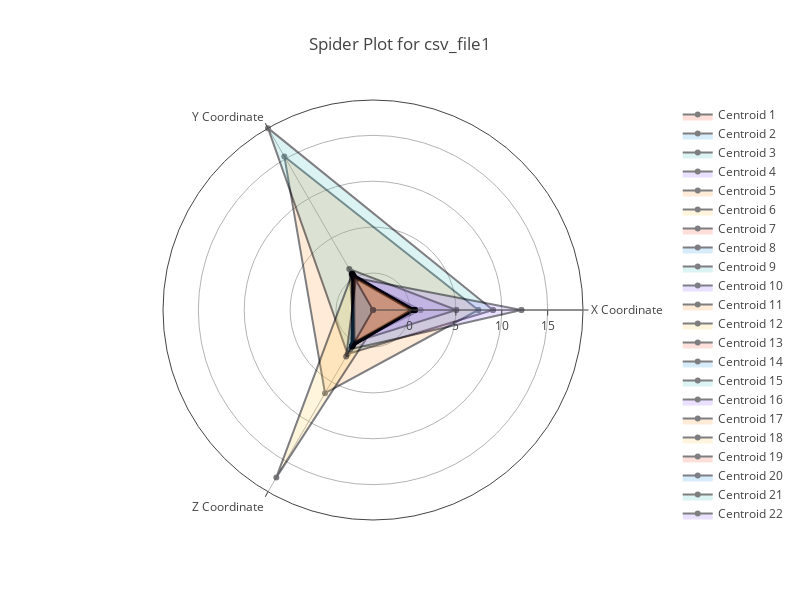
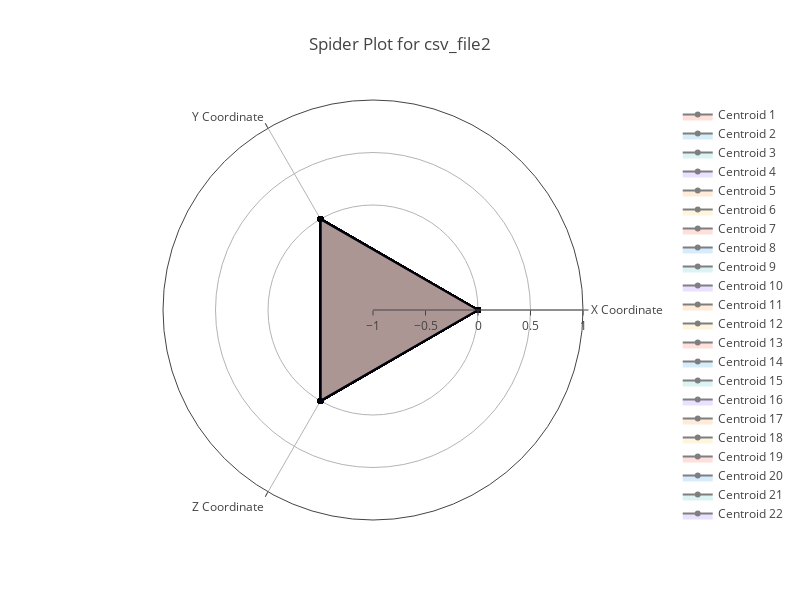

Notebook code for these charts, in order:
### Code cell
import pandas as pd
import numpy as np
import plotly.express as px
import plotly.graph_objects as go


# Function to load the CSV file and extract the centroid coordinates
def load_and_extract_centroids(csv_file):
    df = pd.read_csv(csv_file)
    # Simplifying centroid values to two decimal places and converting string to list
    df['centroid'] = df['centroid'].apply(lambda x: [round(coord, 2) for coord in eval(x)])
    centroids = np.array(df['centroid'].tolist())
    
    # Filter out rows where any coordinate in the centroid is outside the range of -30 to 30
    filtered_centroids = centroids[np.all((centroids >= -30) & (centroids <= 30), axis=1)]
    
    if len(filtered_centroids) > 50:
        sampled_centroids = filtered_centroids[np.random.choice(len(filtered_centroids), 50, replace=False)]
    else:
        sampled_centroids = filtered_centroids
    
    return sampled_centroids

# Function to create a spider plot for each centroid
def create_combined_spider_plot(centroids, file_name):
    categories = ['X Coordinate', 'Y Coordinate', 'Z Coordinate']
    
    fig = go.Figure()
    
    # Define a list of colors to use for the plots
    colors = ['rgba(255, 99, 71, 0.4)', 'rgba(54, 162, 235, 0.4)', 'rgba(75, 192, 192, 0.4)',
              'rgba(153, 102, 255, 0.4)', 'rgba(255, 159, 64, 0.4)', 'rgba(255, 206, 86, 0.4)']


    # Loop through each centroid and add it to the spider plot
    for i, centroid in enumerate(centroids):
        fig.add_trace(go.Scatterpolar(
            r=np.append(centroid, centroid[0]),  # Closing the loop for the radar chart
            theta=categories + [categories[0]],  # Closing the loop on the theta axis
            fill='toself',
            fillcolor=colors[i % len(colors)],  # Cycle through colors for each centroid
            opacity=0.5,  # Set transparency level
            name=f'Centroid {i+1}'
            
        ))

    # Update layout to make it look good
    fig.update_layout(
        polar=dict(
            radialaxis=dict(
                visible=True,
                range=[centroids.min(), centroids.max()]  # Set range based on data
            )
        ),
        showlegend=True,  # You can toggle legend visibility as needed
        title=f'Spider Plot for {file_name}',
        width=800,
        height=600
    )

    # Show the plot
    fig.show()
    
# Replace 'csv_file1.csv' with your actual file paths
centroids1 = load_and_extract_centroids('outputs/shapes_data_remeshed_cleaned.csv')
create_combined_spider_plot(centroids1, 'csv_file1')

centroids2 = load_and_extract_centroids('outputs/shapes_data_normalized.csv')
create_combined_spider_plot(centroids2, 'csv_file2')

### Figure 1 — Plotly figure (JSON) as saved in the notebook; plotly's stock layout.template omitted (floating-point values rounded to 4 significant figures)
{"data": [{"fill": "toself", "fillcolor": "rgba(255, 99, 71, 0.4)", "name": "Centroid 1", "opacity": 0.5, "r": [-0.47, 0, 0.01, -0.47], "theta": ["X Coordinate", "Y Coordinate", "Z Coordinate", "X Coordinate"], "type": "scatterpolar"}, {"fill": "toself", "fillcolor": "rgba(54, 162, 235, 0.4)", "name": "Centroid 2", "opacity": 0.5, "r": [0.18, 0.46, 0.17, 0.18], "theta": ["X Coordinate", "Y Coordinate", "Z Coordinate", "X Coordinate"], "type": "scatterpolar"}, {"fill": "toself", "fillcolor": "rgba(75, 192, 192, 0.4)", "name": "Centroid 3", "opacity": 0.5, "r": [0.39, 0.46, 0.37, 0.39], "theta": ["X Coordinate", "Y Coordinate", "Z Coordinate", "X Coordinate"], "type": "scatterpolar"}, {"fill": "toself", "fillcolor": "rgba(153, 102, 255, 0.4)", "name": "Centroid 4", "opacity": 0.5, "r": [1.14, 0.14, 0.08, 1.14], "theta": ["X Coordinate", "Y Coordinate", "Z Coordinate", "X Coordinate"], "type": "scatterpolar"}, {"fill": "toself", "fillcolor": "rgba(255, 159, 64, 0.4)", "name": "Centroid 5", "opacity": 0.5, "r": [7.44, 15.29, 6.43, 7.44], "theta": ["X Coordinate", "Y Coordinate", "Z Coordinate", "X Coordinate"], "type": "scatterpolar"}, {"fill": "toself", "fillcolor": "rgba(255, 206, 86, 0.4)", "name": "Centroid 6", "opacity": 0.5, "r": [0.05, 0, 0.04, 0.05], "theta": ["X Coordinate", "Y Coordinate", "Z Coordinate", "X Coordinate"], "type": "scatterpolar"}, {"fill": "toself", "fillcolor": "rgba(255, 99, 71, 0.4)", "name": "Centroid 7", "opacity": 0.5, "r": [-0.16, 0.1, -0.01, -0.16], "theta": ["X Coordinate", "Y Coordinate", "Z Coordinate", "X Coordinate"], "type": "scatterpolar"}, {"fill": "toself", "fillcolor": "rgba(54, 162, 235, 0.4)", "name": "Centroid 8", "opacity": 0.5, "r": [0.17, 0.2, 0.48, 0.17], "theta": ["X Coordinate", "Y Coordinate", "Z Coordinate", "X Coordinate"], "type": "scatterpolar"}, {"fill": "toself", "fillcolor": "rgba(75, 192, 192, 0.4)", "name": "Centroid 9", "opacity": 0.5, "r": [9.04, 18.85, 1.51, 9.04], "theta": ["X Coordinate", "Y Coordinate", "Z Coordinate", "X Coordinate"], "type": "scatterpolar"}, {"fill": "toself", "fillcolor": "rgba(153, 102, 255, 0.4)", "name": "Centroid 10", "opacity": 0.5, "r": [0.01, 0.07, 0.05, 0.01], "theta": ["X Coordinate", "Y Coordinate", "Z Coordinate", "X Coordinate"], "type": "scatterpolar"}, {"fill": "toself", "fillcolor": "rgba(255, 159, 64, 0.4)", "name": "Centroid 11", "opacity": 0.5, "r": [0.35, 0.57, 0.35, 0.35], "theta": ["X Coordinate", "Y Coordinate", "Z Coordinate", "X Coordinate"], "type": "scatterpolar"}, {"fill": "toself", "fillcolor": "rgba(255, 206, 86, 0.4)", "name": "Centroid 12", "opacity": 0.5, "r": [0.35, 0.08, 0.5, 0.35], "theta": ["X Coordinate", "Y Coordinate", "Z Coordinate", "X Coordinate"], "type": "scatterpolar"}, {"fill": "toself", "fillcolor": "rgba(255, 99, 71, 0.4)", "name": "Centroid 13", "opacity": 0.5, "r": [0.04, -0.08, 0.02, 0.04], "theta": ["X Coordinate", "Y Coordinate", "Z Coordinate", "X Coordinate"], "type": "scatterpolar"}, {"fill": "toself", "fillcolor": "rgba(54, 162, 235, 0.4)", "name": "Centroid 14", "opacity": 0.5, "r": [0.47, 0.13, 0.24, 0.47], "theta": ["X Coordinate", "Y Coordinate", "Z Coordinate", "X Coordinate"], "type": "scatterpolar"}, {"fill": "toself", "fillcolor": "rgba(75, 192, 192, 0.4)", "name": "Centroid 15", "opacity": 0.5, "r": [0.47, 0.21, 0.51, 0.47], "theta": ["X Coordinate", "Y Coordinate", "Z Coordinate", "X Coordinate"], "type": "scatterpolar"}, {"fill": "toself", "fillcolor": "rgba(153, 102, 255, 0.4)", "name": "Centroid 16", "opacity": 0.5, "r": [5.05, 1.13, -0.01, 5.05], "theta": ["X Coordinate", "Y Coordinate", "Z Coordinate", "X Coordinate"], "type": "scatterpolar"}, {"fill": "toself", "fillcolor": "rgba(255, 159, 64, 0.4)", "name": "Centroid 17", "opacity": 0.5, "r": [0.27, 0.5, 0.06, 0.27], "theta": ["X Coordinate", "Y Coordinate", "Z Coordinate", "X Coordinate"], "type": "scatterpolar"}, {"fill": "toself", "fillcolor": "rgba(255, 206, 86, 0.4)", "name": "Centroid 18", "opacity": 0.5, "r": [-2.74, 0.51, 17.03, -2.74], "theta": ["X Coordinate", "Y Coordinate", "Z Coordinate", "X Coordinate"], "type": "scatterpolar"}, {"fill": "toself", "fillcolor": "rgba(255, 99, 71, 0.4)", "name": "Centroid 19", "opacity": 0.5, "r": [0.5, 0.34, 0.41, 0.5], "theta": ["X Coordinate", "Y Coordinate", "Z Coordinate", "X Coordinate"], "type": "scatterpolar"}, {"fill": "toself", "fillcolor": "rgba(54, 162, 235, 0.4)", "name": "Centroid 20", "opacity": 0.5, "r": [0.06, -0.17, -0.02, 0.06], "theta": ["X Coordinate", "Y Coordinate", "Z Coordinate", "X Coordinate"], "type": "scatterpolar"}, {"fill": "toself", "fillcolor": "rgba(75, 192, 192, 0.4)", "name": "Centroid 21", "opacity": 0.5, "r": [0.02, 0.02, 0.01, 0.02], "theta": ["X Coordinate", "Y Coordinate", "Z Coordinate", "X Coordinate"], "type": "scatterpolar"}, {"fill": "toself", "fillcolor": "rgba(153, 102, 255, 0.4)", "name": "Centroid 22", "opacity": 0.5, "r": [0.1, 0.09, 0.45, 0.1], "theta": ["X Coordinate", "Y Coordinate", "Z Coordinate", "X Coordinate"], "type": "scatterpolar"}, {"fill": "toself", "fillcolor": "rgba(255, 159, 64, 0.4)", "name": "Centroid 23", "opacity": 0.5, "r": [0, -0.13, 0.01, 0], "theta": ["X Coordinate", "Y Coordinate", "Z Coordinate", "X Coordinate"], "type": "scatterpolar"}, {"fill": "toself", "fillcolor": "rgba(255, 206, 86, 0.4)", "name": "Centroid 24", "opacity": 0.5, "r": [0, 0, 0, 0], "theta": ["X Coordinate", "Y Coordinate", "Z Coordinate", "X Coordinate"], "type": "scatterpolar"}, {"fill": "toself", "fillcolor": "rgba(255, 99, 71, 0.4)", "name": "Centroid 25", "opacity": 0.5, "r": [-0.08, -0.08, -0.02, -0.08], "theta": ["X Coordinate", "Y Coordinate", "Z Coordinate", "X Coordinate"], "type": "scatterpolar"}, {"fill": "toself", "fillcolor": "rgba(54, 162, 235, 0.4)", "name": "Centroid 26", "opacity": 0.5, "r": [0.54, 0.21, 0.19, 0.54], "theta": ["X Coordinate", "Y Coordinate", "Z Coordinate", "X Coordinate"], "type": "scatterpolar"}, {"fill": "toself", "fillcolor": "rgba(75, 192, 192, 0.4)", "name": "Centroid 27", "opacity": 0.5, "r": [-0.07, 0, -0.02, -0.07], "theta": ["X Coordinate", "Y Coordinate", "Z Coordinate", "X Coordinate"], "type": "scatterpolar"}, {"fill": "toself", "fillcolor": "rgba(153, 102, 255, 0.4)", "name": "Centroid 28", "opacity": 0.5, "r": [0.36, 0.43, 0.38, 0.36], "theta": ["X Coordinate", "Y Coordinate", "Z Coordinate", "X Coordinate"], "type": "scatterpolar"}, {"fill": "toself", "fillcolor": "rgba(255, 159, 64, 0.4)", "name": "Centroid 29", "opacity": 0.5, "r": [0.15, 0.07, 0.58, 0.15], "theta": ["X Coordinate", "Y Coordinate", "Z Coordinate", "X Coordinate"], "type": "scatterpolar"}, {"fill": "toself", "fillcolor": "rgba(255, 206, 86, 0.4)", "name": "Centroid 30", "opacity": 0.5, "r": [0.5, 0.42, 0.46, 0.5], "theta": ["X Coordinate", "Y Coordinate", "Z Coordinate", "X Coordinate"], "type": "scatterpolar"}, {"fill": "toself", "fillcolor": "rgba(255, 99, 71, 0.4)", "name": "Centroid 31", "opacity": 0.5, "r": [0.48, 0.06, 0.47, 0.48], "theta": ["X Coordinate", "Y Coordinate", "Z Coordinate", "X Coordinate"], "type": "scatterpolar"}, {"fill": "toself", "fillcolor": "rgba(54, 162, 235, 0.4)", "name": "Centroid 32", "opacity": 0.5, "r": [0, 0, 0, 0], "theta": ["X Coordinate", "Y Coordinate", "Z Coordinate", "X Coordinate"], "type": "scatterpolar"}, {"fill": "toself", "fillcolor": "rgba(75, 192, 192, 0.4)", "name": "Centroid 33", "opacity": 0.5, "r": [0.5, 0.29, 0.32, 0.5], "theta": ["X Coordinate", "Y Coordinate", "Z Coordinate", "X Coordinate"], "type": "scatterpolar"}, {"fill": "toself", "fillcolor": "rgba(153, 102, 255, 0.4)", "name": "Centroid 34", "opacity": 0.5, "r": [-0.02, 0.09, 0, -0.02], "theta": ["X Coordinate", "Y Coordinate", "Z Coordinate", "X Coordinate"], "type": "scatterpolar"}, {"fill": "toself", "fillcolor": "rgba(255, 159, 64, 0.4)", "name": "Centroid 35", "opacity": 0.5, "r": [-0.08, -0.03, -0.02, -0.08], "theta": ["X Coordinate", "Y Coordinate", "Z Coordinate", "X Coordinate"], "type": "scatterpolar"}, {"fill": "toself", "fillcolor": "rgba(255, 206, 86, 0.4)", "name": "Centroid 36", "opacity": 0.5, "r": [0.16, -0.02, -0.03, 0.16], "theta": ["X Coordinate", "Y Coordinate", "Z Coordinate", "X Coordinate"], "type": "scatterpolar"}, {"fill": "toself", "fillcolor": "rgba(255, 99, 71, 0.4)", "name": "Centroid 37", "opacity": 0.5, "r": [0.16, 0.17, 0.42, 0.16], "theta": ["X Coordinate", "Y Coordinate", "Z Coordinate", "X Coordinate"], "type": "scatterpolar"}, {"fill": "toself", "fillcolor": "rgba(54, 162, 235, 0.4)", "name": "Centroid 38", "opacity": 0.5, "r": [0.26, 0.5, 0.08, 0.26], "theta": ["X Coordinate", "Y Coordinate", "Z Coordinate", "X Coordinate"], "type": "scatterpolar"}, {"fill": "toself", "fillcolor": "rgba(75, 192, 192, 0.4)", "name": "Centroid 39", "opacity": 0.5, "r": [0.21, 0.06, 0.01, 0.21], "theta": ["X Coordinate", "Y Coordinate", "Z Coordinate", "X Coordinate"], "type": "scatterpolar"}, {"fill": "toself", "fillcolor": "rgba(153, 102, 255, 0.4)", "name": "Centroid 40", "opacity": 0.5, "r": [12.14, 0.03, 0.91, 12.14], "theta": ["X Coordinate", "Y Coordinate", "Z Coordinate", "X Coordinate"], "type": "scatterpolar"}, {"fill": "toself", "fillcolor": "rgba(255, 159, 64, 0.4)", "name": "Centroid 41", "opacity": 0.5, "r": [0.12, 0.16, 0.57, 0.12], "theta": ["X Coordinate", "Y Coordinate", "Z Coordinate", "X Coordinate"], "type": "scatterpolar"}, {"fill": "toself", "fillcolor": "rgba(255, 206, 86, 0.4)", "name": "Centroid 42", "opacity": 0.5, "r": [0.06, -0.02, -0.05, 0.06], "theta": ["X Coordinate", "Y Coordinate", "Z Coordinate", "X Coordinate"], "type": "scatterpolar"}, {"fill": "toself", "fillcolor": "rgba(255, 99, 71, 0.4)", "name": "Centroid 43", "opacity": 0.5, "r": [0.44, 0.35, 0.48, 0.44], "theta": ["X Coordinate", "Y Coordinate", "Z Coordinate", "X Coordinate"], "type": "scatterpolar"}, {"fill": "toself", "fillcolor": "rgba(54, 162, 235, 0.4)", "name": "Centroid 44", "opacity": 0.5, "r": [0.05, 0.15, 0.42, 0.05], "theta": ["X Coordinate", "Y Coordinate", "Z Coordinate", "X Coordinate"], "type": "scatterpolar"}, {"fill": "toself", "fillcolor": "rgba(75, 192, 192, 0.4)", "name": "Centroid 45", "opacity": 0.5, "r": [0.17, 0.2, 0.48, 0.17], "theta": ["X Coordinate", "Y Coordinate", "Z Coordinate", "X Coordinate"], "type": "scatterpolar"}, {"fill": "toself", "fillcolor": "rgba(153, 102, 255, 0.4)", "name": "Centroid 46", "opacity": 0.5, "r": [0.11, -0.01, 0, 0.11], "theta": ["X Coordinate", "Y Coordinate", "Z Coordinate", "X Coordinate"], "type": "scatterpolar"}, {"fill": "toself", "fillcolor": "rgba(255, 159, 64, 0.4)", "name": "Centroid 47", "opacity": 0.5, "r": [0.12, 0.13, 0.44, 0.12], "theta": ["X Coordinate", "Y Coordinate", "Z Coordinate", "X Coordinate"], "type": "scatterpolar"}, {"fill": "toself", "fillcolor": "rgba(255, 206, 86, 0.4)", "name": "Centroid 48", "opacity": 0.5, "r": [0.54, 0.22, 0.07, 0.54], "theta": ["X Coordinate", "Y Coordinate", "Z Coordinate", "X Coordinate"], "type": "scatterpolar"}, {"fill": "toself", "fillcolor": "rgba(255, 99, 71, 0.4)", "name": "Centroid 49", "opacity": 0.5, "r": [0.42, 0.44, 0.21, 0.42], "theta": ["X Coordinate", "Y Coordinate", "Z Coordinate", "X Coordinate"], "type": "scatterpolar"}, {"fill": "toself", "fillcolor": "rgba(54, 162, 235, 0.4)", "name": "Centroid 50", "opacity": 0.5, "r": [-4.03, -0.26, 1.82, -4.03], "theta": ["X Coordinate", "Y Coordinate", "Z Coordinate", "X Coordinate"], "type": "scatterpolar"}], "layout": {"height": 600, "polar": {"radialaxis": {"range": [-4.03, 18.85], "visible": true}}, "showlegend": true, "title": {"text": "Spider Plot for csv_file1"}, "width": 800}}

### Figure 2 — Plotly figure (JSON) as saved in the notebook; plotly's stock layout.template omitted (floating-point values rounded to 4 significant figures)
{"data": [{"fill": "toself", "fillcolor": "rgba(255, 99, 71, 0.4)", "name": "Centroid 1", "opacity": 0.5, "r": [0, 0, 0, 0], "theta": ["X Coordinate", "Y Coordinate", "Z Coordinate", "X Coordinate"], "type": "scatterpolar"}, {"fill": "toself", "fillcolor": "rgba(54, 162, 235, 0.4)", "name": "Centroid 2", "opacity": 0.5, "r": [0, 0, 0, 0], "theta": ["X Coordinate", "Y Coordinate", "Z Coordinate", "X Coordinate"], "type": "scatterpolar"}, {"fill": "toself", "fillcolor": "rgba(75, 192, 192, 0.4)", "name": "Centroid 3", "opacity": 0.5, "r": [0, 0, 0, 0], "theta": ["X Coordinate", "Y Coordinate", "Z Coordinate", "X Coordinate"], "type": "scatterpolar"}, {"fill": "toself", "fillcolor": "rgba(153, 102, 255, 0.4)", "name": "Centroid 4", "opacity": 0.5, "r": [0, 0, 0, 0], "theta": ["X Coordinate", "Y Coordinate", "Z Coordinate", "X Coordinate"], "type": "scatterpolar"}, {"fill": "toself", "fillcolor": "rgba(255, 159, 64, 0.4)", "name": "Centroid 5", "opacity": 0.5, "r": [0, 0, 0, 0], "theta": ["X Coordinate", "Y Coordinate", "Z Coordinate", "X Coordinate"], "type": "scatterpolar"}, {"fill": "toself", "fillcolor": "rgba(255, 206, 86, 0.4)", "name": "Centroid 6", "opacity": 0.5, "r": [0, 0, 0, 0], "theta": ["X Coordinate", "Y Coordinate", "Z Coordinate", "X Coordinate"], "type": "scatterpolar"}, {"fill": "toself", "fillcolor": "rgba(255, 99, 71, 0.4)", "name": "Centroid 7", "opacity": 0.5, "r": [0, 0, 0, 0], "theta": ["X Coordinate", "Y Coordinate", "Z Coordinate", "X Coordinate"], "type": "scatterpolar"}, {"fill": "toself", "fillcolor": "rgba(54, 162, 235, 0.4)", "name": "Centroid 8", "opacity": 0.5, "r": [0, 0, 0, 0], "theta": ["X Coordinate", "Y Coordinate", "Z Coordinate", "X Coordinate"], "type": "scatterpolar"}, {"fill": "toself", "fillcolor": "rgba(75, 192, 192, 0.4)", "name": "Centroid 9", "opacity": 0.5, "r": [0, 0, 0, 0], "theta": ["X Coordinate", "Y Coordinate", "Z Coordinate", "X Coordinate"], "type": "scatterpolar"}, {"fill": "toself", "fillcolor": "rgba(153, 102, 255, 0.4)", "name": "Centroid 10", "opacity": 0.5, "r": [0, 0, 0, 0], "theta": ["X Coordinate", "Y Coordinate", "Z Coordinate", "X Coordinate"], "type": "scatterpolar"}, {"fill": "toself", "fillcolor": "rgba(255, 159, 64, 0.4)", "name": "Centroid 11", "opacity": 0.5, "r": [0, 0, 0, 0], "theta": ["X Coordinate", "Y Coordinate", "Z Coordinate", "X Coordinate"], "type": "scatterpolar"}, {"fill": "toself", "fillcolor": "rgba(255, 206, 86, 0.4)", "name": "Centroid 12", "opacity": 0.5, "r": [0, 0, 0, 0], "theta": ["X Coordinate", "Y Coordinate", "Z Coordinate", "X Coordinate"], "type": "scatterpolar"}, {"fill": "toself", "fillcolor": "rgba(255, 99, 71, 0.4)", "name": "Centroid 13", "opacity": 0.5, "r": [0, 0, 0, 0], "theta": ["X Coordinate", "Y Coordinate", "Z Coordinate", "X Coordinate"], "type": "scatterpolar"}, {"fill": "toself", "fillcolor": "rgba(54, 162, 235, 0.4)", "name": "Centroid 14", "opacity": 0.5, "r": [0, 0, 0, 0], "theta": ["X Coordinate", "Y Coordinate", "Z Coordinate", "X Coordinate"], "type": "scatterpolar"}, {"fill": "toself", "fillcolor": "rgba(75, 192, 192, 0.4)", "name": "Centroid 15", "opacity": 0.5, "r": [0, 0, 0, 0], "theta": ["X Coordinate", "Y Coordinate", "Z Coordinate", "X Coordinate"], "type": "scatterpolar"}, {"fill": "toself", "fillcolor": "rgba(153, 102, 255, 0.4)", "name": "Centroid 16", "opacity": 0.5, "r": [0, 0, 0, 0], "theta": ["X Coordinate", "Y Coordinate", "Z Coordinate", "X Coordinate"], "type": "scatterpolar"}, {"fill": "toself", "fillcolor": "rgba(255, 159, 64, 0.4)", "name": "Centroid 17", "opacity": 0.5, "r": [0, 0, 0, 0], "theta": ["X Coordinate", "Y Coordinate", "Z Coordinate", "X Coordinate"], "type": "scatterpolar"}, {"fill": "toself", "fillcolor": "rgba(255, 206, 86, 0.4)", "name": "Centroid 18", "opacity": 0.5, "r": [0, 0, 0, 0], "theta": ["X Coordinate", "Y Coordinate", "Z Coordinate", "X Coordinate"], "type": "scatterpolar"}, {"fill": "toself", "fillcolor": "rgba(255, 99, 71, 0.4)", "name": "Centroid 19", "opacity": 0.5, "r": [0, 0, 0, 0], "theta": ["X Coordinate", "Y Coordinate", "Z Coordinate", "X Coordinate"], "type": "scatterpolar"}, {"fill": "toself", "fillcolor": "rgba(54, 162, 235, 0.4)", "name": "Centroid 20", "opacity": 0.5, "r": [0, 0, 0, 0], "theta": ["X Coordinate", "Y Coordinate", "Z Coordinate", "X Coordinate"], "type": "scatterpolar"}, {"fill": "toself", "fillcolor": "rgba(75, 192, 192, 0.4)", "name": "Centroid 21", "opacity": 0.5, "r": [0, 0, 0, 0], "theta": ["X Coordinate", "Y Coordinate", "Z Coordinate", "X Coordinate"], "type": "scatterpolar"}, {"fill": "toself", "fillcolor": "rgba(153, 102, 255, 0.4)", "name": "Centroid 22", "opacity": 0.5, "r": [0, 0, 0, 0], "theta": ["X Coordinate", "Y Coordinate", "Z Coordinate", "X Coordinate"], "type": "scatterpolar"}, {"fill": "toself", "fillcolor": "rgba(255, 159, 64, 0.4)", "name": "Centroid 23", "opacity": 0.5, "r": [0, 0, 0, 0], "theta": ["X Coordinate", "Y Coordinate", "Z Coordinate", "X Coordinate"], "type": "scatterpolar"}, {"fill": "toself", "fillcolor": "rgba(255, 206, 86, 0.4)", "name": "Centroid 24", "opacity": 0.5, "r": [0, 0, 0, 0], "theta": ["X Coordinate", "Y Coordinate", "Z Coordinate", "X Coordinate"], "type": "scatterpolar"}, {"fill": "toself", "fillcolor": "rgba(255, 99, 71, 0.4)", "name": "Centroid 25", "opacity": 0.5, "r": [0, 0, 0, 0], "theta": ["X Coordinate", "Y Coordinate", "Z Coordinate", "X Coordinate"], "type": "scatterpolar"}, {"fill": "toself", "fillcolor": "rgba(54, 162, 235, 0.4)", "name": "Centroid 26", "opacity": 0.5, "r": [0, 0, 0, 0], "theta": ["X Coordinate", "Y Coordinate", "Z Coordinate", "X Coordinate"], "type": "scatterpolar"}, {"fill": "toself", "fillcolor": "rgba(75, 192, 192, 0.4)", "name": "Centroid 27", "opacity": 0.5, "r": [0, 0, 0, 0], "theta": ["X Coordinate", "Y Coordinate", "Z Coordinate", "X Coordinate"], "type": "scatterpolar"}, {"fill": "toself", "fillcolor": "rgba(153, 102, 255, 0.4)", "name": "Centroid 28", "opacity": 0.5, "r": [0, 0, 0, 0], "theta": ["X Coordinate", "Y Coordinate", "Z Coordinate", "X Coordinate"], "type": "scatterpolar"}, {"fill": "toself", "fillcolor": "rgba(255, 159, 64, 0.4)", "name": "Centroid 29", "opacity": 0.5, "r": [0, 0, 0, 0], "theta": ["X Coordinate", "Y Coordinate", "Z Coordinate", "X Coordinate"], "type": "scatterpolar"}, {"fill": "toself", "fillcolor": "rgba(255, 206, 86, 0.4)", "name": "Centroid 30", "opacity": 0.5, "r": [0, 0, 0, 0], "theta": ["X Coordinate", "Y Coordinate", "Z Coordinate", "X Coordinate"], "type": "scatterpolar"}, {"fill": "toself", "fillcolor": "rgba(255, 99, 71, 0.4)", "name": "Centroid 31", "opacity": 0.5, "r": [0, 0, 0, 0], "theta": ["X Coordinate", "Y Coordinate", "Z Coordinate", "X Coordinate"], "type": "scatterpolar"}, {"fill": "toself", "fillcolor": "rgba(54, 162, 235, 0.4)", "name": "Centroid 32", "opacity": 0.5, "r": [0, 0, 0, 0], "theta": ["X Coordinate", "Y Coordinate", "Z Coordinate", "X Coordinate"], "type": "scatterpolar"}, {"fill": "toself", "fillcolor": "rgba(75, 192, 192, 0.4)", "name": "Centroid 33", "opacity": 0.5, "r": [0, 0, 0, 0], "theta": ["X Coordinate", "Y Coordinate", "Z Coordinate", "X Coordinate"], "type": "scatterpolar"}, {"fill": "toself", "fillcolor": "rgba(153, 102, 255, 0.4)", "name": "Centroid 34", "opacity": 0.5, "r": [0, 0, 0, 0], "theta": ["X Coordinate", "Y Coordinate", "Z Coordinate", "X Coordinate"], "type": "scatterpolar"}, {"fill": "toself", "fillcolor": "rgba(255, 159, 64, 0.4)", "name": "Centroid 35", "opacity": 0.5, "r": [0, 0, 0, 0], "theta": ["X Coordinate", "Y Coordinate", "Z Coordinate", "X Coordinate"], "type": "scatterpolar"}, {"fill": "toself", "fillcolor": "rgba(255, 206, 86, 0.4)", "name": "Centroid 36", "opacity": 0.5, "r": [0, 0, 0, 0], "theta": ["X Coordinate", "Y Coordinate", "Z Coordinate", "X Coordinate"], "type": "scatterpolar"}, {"fill": "toself", "fillcolor": "rgba(255, 99, 71, 0.4)", "name": "Centroid 37", "opacity": 0.5, "r": [0, 0, 0, 0], "theta": ["X Coordinate", "Y Coordinate", "Z Coordinate", "X Coordinate"], "type": "scatterpolar"}, {"fill": "toself", "fillcolor": "rgba(54, 162, 235, 0.4)", "name": "Centroid 38", "opacity": 0.5, "r": [0, 0, 0, 0], "theta": ["X Coordinate", "Y Coordinate", "Z Coordinate", "X Coordinate"], "type": "scatterpolar"}, {"fill": "toself", "fillcolor": "rgba(75, 192, 192, 0.4)", "name": "Centroid 39", "opacity": 0.5, "r": [0, 0, 0, 0], "theta": ["X Coordinate", "Y Coordinate", "Z Coordinate", "X Coordinate"], "type": "scatterpolar"}, {"fill": "toself", "fillcolor": "rgba(153, 102, 255, 0.4)", "name": "Centroid 40", "opacity": 0.5, "r": [0, 0, 0, 0], "theta": ["X Coordinate", "Y Coordinate", "Z Coordinate", "X Coordinate"], "type": "scatterpolar"}, {"fill": "toself", "fillcolor": "rgba(255, 159, 64, 0.4)", "name": "Centroid 41", "opacity": 0.5, "r": [0, 0, 0, 0], "theta": ["X Coordinate", "Y Coordinate", "Z Coordinate", "X Coordinate"], "type": "scatterpolar"}, {"fill": "toself", "fillcolor": "rgba(255, 206, 86, 0.4)", "name": "Centroid 42", "opacity": 0.5, "r": [0, 0, 0, 0], "theta": ["X Coordinate", "Y Coordinate", "Z Coordinate", "X Coordinate"], "type": "scatterpolar"}, {"fill": "toself", "fillcolor": "rgba(255, 99, 71, 0.4)", "name": "Centroid 43", "opacity": 0.5, "r": [0, 0, 0, 0], "theta": ["X Coordinate", "Y Coordinate", "Z Coordinate", "X Coordinate"], "type": "scatterpolar"}, {"fill": "toself", "fillcolor": "rgba(54, 162, 235, 0.4)", "name": "Centroid 44", "opacity": 0.5, "r": [0, 0, 0, 0], "theta": ["X Coordinate", "Y Coordinate", "Z Coordinate", "X Coordinate"], "type": "scatterpolar"}, {"fill": "toself", "fillcolor": "rgba(75, 192, 192, 0.4)", "name": "Centroid 45", "opacity": 0.5, "r": [0, 0, 0, 0], "theta": ["X Coordinate", "Y Coordinate", "Z Coordinate", "X Coordinate"], "type": "scatterpolar"}, {"fill": "toself", "fillcolor": "rgba(153, 102, 255, 0.4)", "name": "Centroid 46", "opacity": 0.5, "r": [0, 0, 0, 0], "theta": ["X Coordinate", "Y Coordinate", "Z Coordinate", "X Coordinate"], "type": "scatterpolar"}, {"fill": "toself", "fillcolor": "rgba(255, 159, 64, 0.4)", "name": "Centroid 47", "opacity": 0.5, "r": [0, 0, 0, 0], "theta": ["X Coordinate", "Y Coordinate", "Z Coordinate", "X Coordinate"], "type": "scatterpolar"}, {"fill": "toself", "fillcolor": "rgba(255, 206, 86, 0.4)", "name": "Centroid 48", "opacity": 0.5, "r": [0, 0, 0, 0], "theta": ["X Coordinate", "Y Coordinate", "Z Coordinate", "X Coordinate"], "type": "scatterpolar"}, {"fill": "toself", "fillcolor": "rgba(255, 99, 71, 0.4)", "name": "Centroid 49", "opacity": 0.5, "r": [0, 0, 0, 0], "theta": ["X Coordinate", "Y Coordinate", "Z Coordinate", "X Coordinate"], "type": "scatterpolar"}, {"fill": "toself", "fillcolor": "rgba(54, 162, 235, 0.4)", "name": "Centroid 50", "opacity": 0.5, "r": [0, 0, 0, 0], "theta": ["X Coordinate", "Y Coordinate", "Z Coordinate", "X Coordinate"], "type": "scatterpolar"}], "layout": {"height": 600, "polar": {"radialaxis": {"range": [0, 0], "visible": true}}, "showlegend": true, "title": {"text": "Spider Plot for csv_file2"}, "width": 800}}
